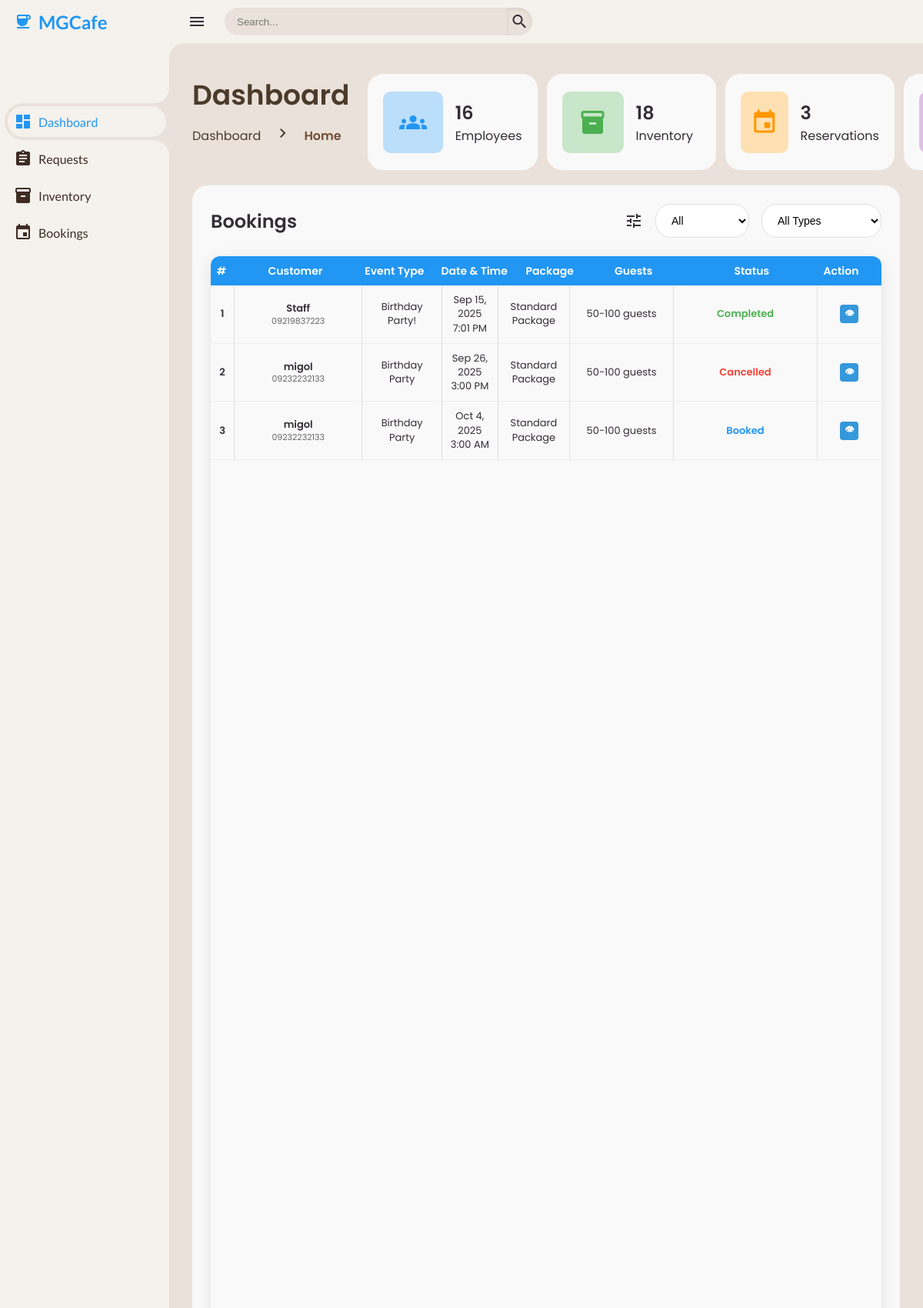
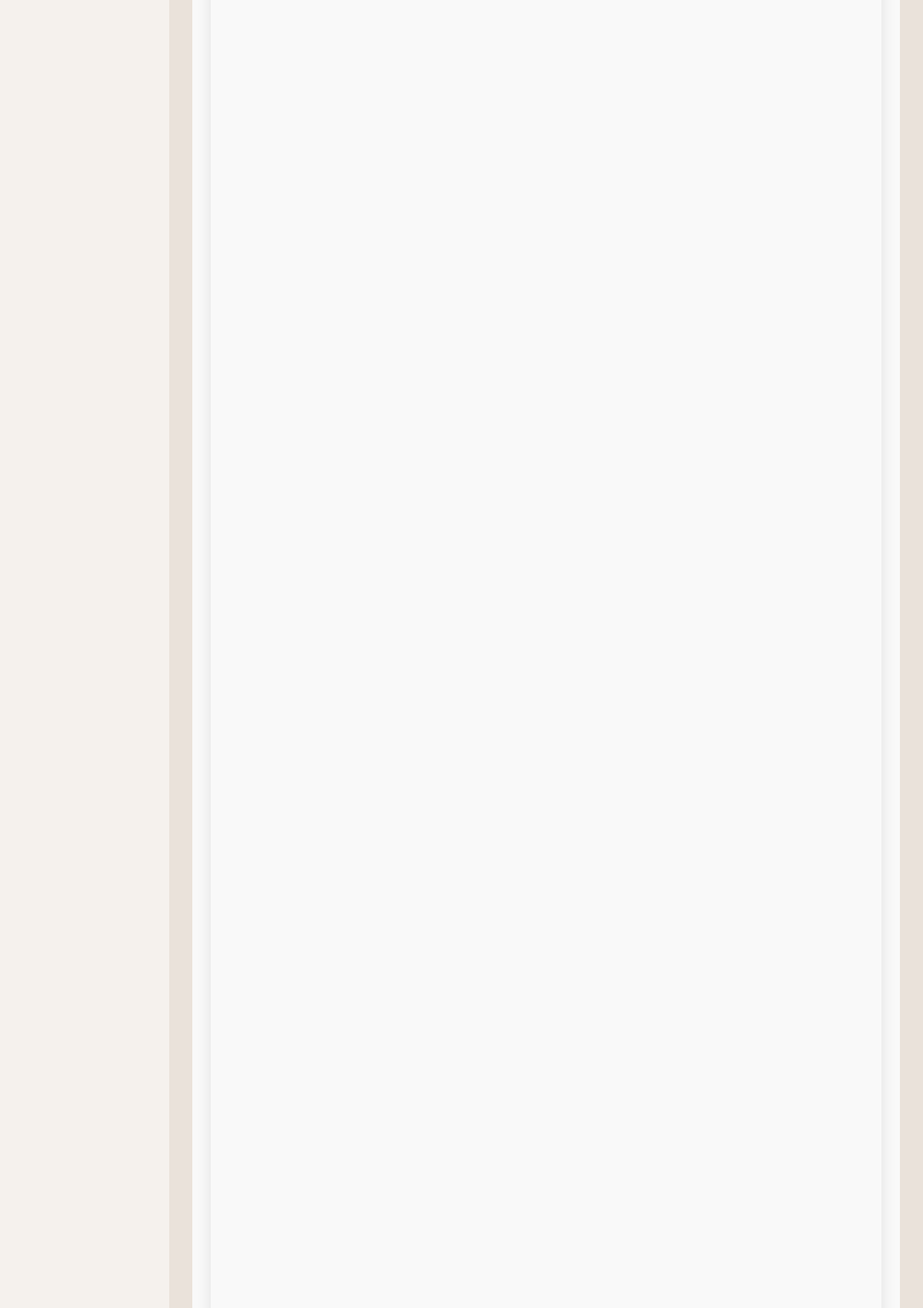
/client/client-dashboard.php (signed in, upper part), run on the app's committed database (2 pictures, top to bottom).
### tables this page shows
CREATE TABLE `tbl_event_booking` (
  `event_id` int(11) NOT NULL,
  `customer_name` varchar(100) DEFAULT NULL,
  `customer_email` varchar(100) DEFAULT NULL,
  `customer_contact` varchar(20) DEFAULT NULL,
  `event_name` varchar(100) DEFAULT NULL,
  `event_date` date DEFAULT NULL,
  `event_time` time DEFAULT NULL,
  `event_description` text DEFAULT NULL,
  `event_status` enum('Booked','Cancelled','Completed') NOT NULL,
  `created_at` datetime DEFAULT current_timestamp()
);

### php/get-employee.php (called while the page is built, shortened)
<?php
include __DIR__ . '/../config/database-connection.php';
$totalEmployees = $conn->query("SELECT COUNT(*) AS total_employees FROM tbl_employee")->fetch_assoc()['total_employees'];

### php/get-inventory.php (called while the page is built, shortened)
<?php
include __DIR__ . '/../config/database-connection.php';
$sql = "SELECT COUNT(*) AS total_inventory FROM tbl_inventory";
$result = $conn->query($sql);
if ($result && $result->num_rows > 0) {
    $row = $result->fetch_assoc();
    $totalInventory = $row['total_inventory'];
}
?>

### php/get-event.php (called while the page is built, shortened)
<?php
include __DIR__ . '/../config/database-connection.php';
$sql = "SELECT * FROM tbl_event_booking ORDER BY event_date, event_time";
$result = $conn->query($sql);
$events = [];
if ($result && $result->num_rows > 0) {
    while ($row = $result->fetch_assoc()) {
        $events[] = $row;
    }
}
$sqlTotalReservations = "SELECT COUNT(*) AS total_reservations FROM tbl_event_booking";
$resultTotal = $conn->query($sqlTotalReservations);
if ($resultTotal && $resultTotal->num_rows > 0) {
    $rowTotal = $resultTotal->fetch_assoc();
    $totalReservations = $rowTotal['total_reservations'];
}
?>

### client/client-dashboard.php (the view, shortened to what this page needs)
<?php
include __DIR__ . '/../php/get-employee.php';
include __DIR__ . '/../php/get-inventory.php';
include __DIR__ . '/../php/get-event.php';
include __DIR__ . '/../php/get-inventory.php';
?>
<!DOCTYPE html>
<html lang="en">
<head>
	<link href='https://unpkg.com/boxicons@2.1.4/dist/boxicons.js' rel='stylesheet'>
	<link href='https://unpkg.com/boxicons@2.1.4/css/boxicons.min.css' rel='stylesheet'>
    <link rel="stylesheet" href="../css/style.css">
	<link rel="stylesheet" href="../css/components/sidebar.css">
	<link rel="stylesheet" href="../css/components/table.css">
</head>
<body class="client-dashboard">
    <section class="sidebar">
    	<?php include '../includes/client-sidebar.php'; ?>
    </section>
    <section class="content" >
    	    <nav>
                <i class="material-icons icon-menu">menu</i>
                <form action="#">
                    <div class="form-input">
                        <input type="search" placeholder="Search...">
                        <button type="submit" class="search-btn"><i class='material-icons search-icon' >search</i></button>
                    </div>
                </form>
            </nav>
	<div class="main">
		<div class="head-title-with-cards">
			<div class="head-title">
				<div class="left">
					<h1>Dashboard</h1>
					<ul class="breadcrumb">
						<li> <a>Dashboard</a> </li>
						<li> <i class='material-icons right-icon'>chevron_right</i></li>
						<li> <a class="active">Home</a> </li>
					</ul>
				</div>
			</div>
			<ul class="box-info">
				<li>
					<i class="material-icons icon-card one">groups</i>
					<span class="text">
						<h3><?= $totalEmployees; ?></h3>
						<p>Employees</p>
					</span>
				</li>
				<li>
					<i class="material-icons icon-card two">inventory_2</i>
					<span class="text">
						<h3><?= $totalInventory; ?></h3>
						<p>Inventory</p>
					</span>
				</li>
				<li>
					<i class="material-icons icon-card three">event</i>
					<span class="text">
						<h3><?= $totalReservations ?></h3>
						<p>Reservations</p>
					</span>
				</li>
				<li>
					<i class="material-icons icon-card four">swap_horiz</i>
				</li>
			</ul>
		</div>
		<div class="table-data">
			<div class="order">
				<div class="head">
					<h3>Bookings</h3>
					<i class="material-icons">tune</i>
					<select class="filterStatus">
						<option value="all">All</option>
					</select>
					<select class="filterType">
						<option value="all">All Types</option>
					</select>
				</div>
				<table>
					<thead>
						<tr>
							<th>#</th>
							<th>Customer</th>
							<th>Event Type</th>
							<th>Date & Time</th>
							<th>Package</th>
							<th>Guests</th>
							<th>Status</th>
							<th>Action</th>
						</tr>
					</thead>
					<tbody>
						<?php if (!empty($events)) : ?>
							<?php
							$counter = 1;
							$dashboardEvents = array_slice($events, 0, 5);
							?>
							<?php foreach ($dashboardEvents as $event): ?>
								<tr>
									<td><?= $counter++; ?></td>
									<td>
										<span><strong><?= htmlspecialchars($event['customer_name']); ?></strong></span>
										<p><?= htmlspecialchars($event['customer_contact']); ?></p>
									</td>
									<td class="event-type">
										<span><?= htmlspecialchars($event['event_name']); ?></span>
									</td>
									<td>
										<span><?= date("M j, Y", strtotime($event['event_date'])); ?></span>
										<p><?= date("g:i A", strtotime($event['event_time'])); ?></p>
									</td>
									<td>Standard Package</td>
									<td>50-100 guests</td>
									<td class="booking-status">
										<span class="status <?= strtolower($event['event_status']); ?>">
											<?= htmlspecialchars($event['event_status']); ?>
										</span>
									</td>
									<td class="text-center">
										<div class="action-buttons">
											<button class="btn-view" onclick="window.location.href='client-bookings.php'" title="View Details">👁</button>
										</div>
									</td>
								</tr>
							<?php endforeach; ?>
						<?php else: ?>
							<tr><td colspan="8">No bookings found</td></tr>
						<?php endif; ?>
					</tbody>
				</table>
			</div>
    </section>
</body>
</html>

### css/components/sidebar.css (style rules this page uses)
.sidebar { position: fixed; top: 0; left: 0; width: 220px; height: 100%; background: var(--container-bg-color); z-index: 1000; font-family: 'Lato', sans-serif; transition: .3s ease; overflow-x: hidden; scrollbar-width: none; }

### css/components/table.css (style rules this page uses)
.booking-status .status.booked { color: var(--blue) !important; background: none !important; background-color: transparent !important; padding: 0 !important; font-weight: 600; border: none !important; border-radius: 0 !important; }
.booking-status .status.completed { color: var(--green) !important; background: none !important; background-color: transparent !important; padding: 0 !important; font-weight: 600; border: none !important; border-radius: 0 !important; }
.booking-status .status.cancelled { color: var(--red) !important; background: none !important; background-color: transparent !important; padding: 0 !important; font-weight: 600; border: none !important; border-radius: 0 !important; }
.client-dashboard .booking-status .status, .client-mghub .booking-status .status, .client-spa .booking-status .status { background: none !important; background-color: transparent !important; padding: 0 !important; border: none !important; border-radius: 0 !important; font-weight: 600; }

### css/components/badge.css (style rules this page uses)
:root { --badge-new: #3498db; --badge-active: #27ae60; --badge-inactive: #95a5a6; }
.status.booked { background: #3498db; color: #fff; }
.status.cancelled { background: #e74c3c; color: #fff; }
.status.completed { background: #27ae60; color: #fff; }

### css/components/breadcrumb.css (style rules this page uses)
.head-title { display: flex; align-items: center; justify-content: space-between; grid-gap: 16px; flex-wrap: wrap; }
.head-title .left h1 { font-size: 36px; font-weight: 600; margin-bottom: 10px; color: var(--font); }
.head-title .left .breadcrumb { display: flex; align-items: center; grid-gap: 16px; }
.head-title .left .breadcrumb li { color: var(--font); }
.head-title .left .breadcrumb .right-icon { color: var(--font); }
.head-title .left .breadcrumb li a { color: var(--font); pointer-events: none; }
.head-title .left .breadcrumb li a.active { color: var(--active); pointer-events: unset; font-weight: 600; }

### css/components/forrm-request.css (style rules this page uses)
:root { --req-bg: #ffffff; --req-dark: #222222; --req-blue: #0077cc; --req-grey: #dcdcdc; --req-light-grey: #f5f5f5; --req-shadow: rgba(0, 0, 0, 0.25); --req-success: #28a745; --req-error: #dc3545; --req-radius: 8px; --req-input-height: 42px; }

### css/components/navbar.css (style rules this page uses)
nav { height: 56px; background: var(--container-bg-color); padding: 0 24px; display: flex; align-items: center; grid-gap: 24px; font-family: var(--lato); position: sticky; top: 0; left: 0; z-index: 1000; }
nav::before { content: ''; position: absolute; width: 40px; height: 40px; bottom: -40px; left: 0; border-radius: 50%; box-shadow: -20px -20px 0 var(--container-bg-color); }
.icon-menu { cursor: pointer; color: var(--dark); }
form { max-width: 400px; width: 100%; margin-right: auto; }
.form-input { display: flex; align-items: center; height: 36px; }
.form-input input { flex-grow: 1; padding: 0 16px; height: 100%; border: none; background: var(--secondary-bg-color); border-radius: 36px 0 0 36px; outline: none; width: 100%; color: var(--dark); box-shadow: inset 0 2px 5px rgba(0,0,0,0.01); transition: box-shadow 0.3s ease; }
.form-input button { width: 36px; height: 100%; display: flex; justify-content: center; align-items: center; background: var(--secondary-bg-color); color: var(--dark); font-size: 18px; border: none; outline: none; border-radius: 0 36px 36px 0; cursor: pointer; box-shadow: inset 0 2px 5px rgba(0,0,0,0.08); transition: box-shadow 0.3s ease, background-color 0.3s ease; }

### data on the page
tbl_event_booking: customer_name "Staff", customer_contact "09219837223", event_name "Birthday Party!", event_date "Sep 15, 2025", event_time "7:01 PM", event_status "Completed"
tbl_event_booking: customer_name "migol", customer_contact "09232232133", event_name "Birthday Party", event_date "Sep 26, 2025", event_time "3:00 PM", event_status "Cancelled"
tbl_event_booking: customer_name "migol", customer_contact "09232232133", event_name "Birthday Party", event_date "Oct 4, 2025", event_time "3:00 AM", event_status "Booked"

### other printed values
$totalEmployees "16"
$totalInventory "18"
$totalReservations "3"
